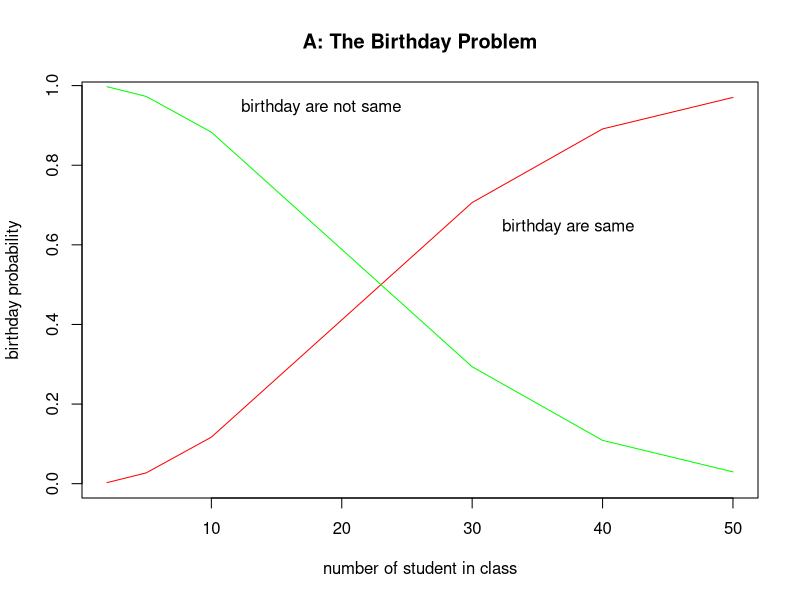

Write the R code that produced this figure.
#if not understand drop a messege!
k<-c(2,5,10,20,30,40,50)
profdiff<-c();profsame<-c()
for(i in 1:length(k)){
  kk<-k[i]
  profdiff[i]<-prod(365:(365-kk+1))/365^{kk}
  profsame[i]<-1-profdiff[i]
}
plot(k,profsame,xlab = 'number of student in class',ylab = 'birthday probability',col='red','l')
lines(k,profdiff,col='green','l')
legend(10,1,'birthday are not same',box.lty = NULL,bty='n')
legend(30,0.7,'birthday are same',box.lty = NULL,bty = 'n')
title("A: The Birthday Problem")